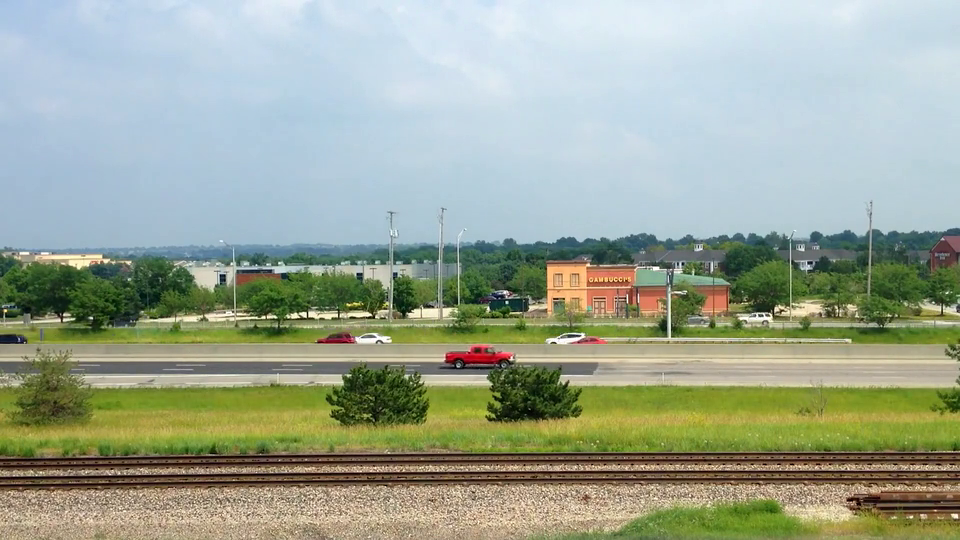
#> input picture frame 66 of video2.mp4, 960 x 540 px, given in place of video1.mp4, which was not available
$ python optical.py
#> lines starting #> are read from the running program, lines starting #| are printed output that depends on the picture; after the words box and inside, x2 and y2 are one past the last pixel; in counts of white or black regions, pixels touching at a corner belong together; pictures that were not available may be replaced by others from this repository, and a replacement may not be noted
import cv2
import numpy as np

# Open video
cap = cv2.VideoCapture("video1.mp4")

# Check if video opened correctly
if not cap.isOpened():
    print("Error opening video file")
    exit()

# Read first frame
ret, frame1 = cap.read()
#> frame1 is the input picture: shape (540, 960, 3); mean B, G, R 148.1, 165.9, 155.8

# Convert to grayscale
prvs = cv2.cvtColor(frame1, cv2.COLOR_BGR2GRAY)
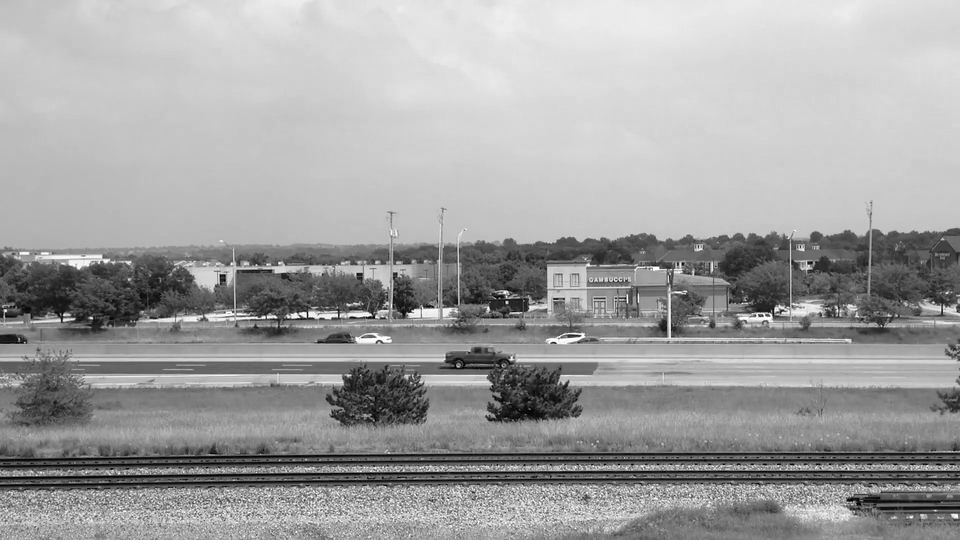
#> prvs: shape (540, 960); min 0, max 255, mean 160.8

# Create HSV image for visualization
hsv = np.zeros_like(frame1)
hsv[...,1] = 255   # full saturation

while True:

    ret, frame2 = cap.read()
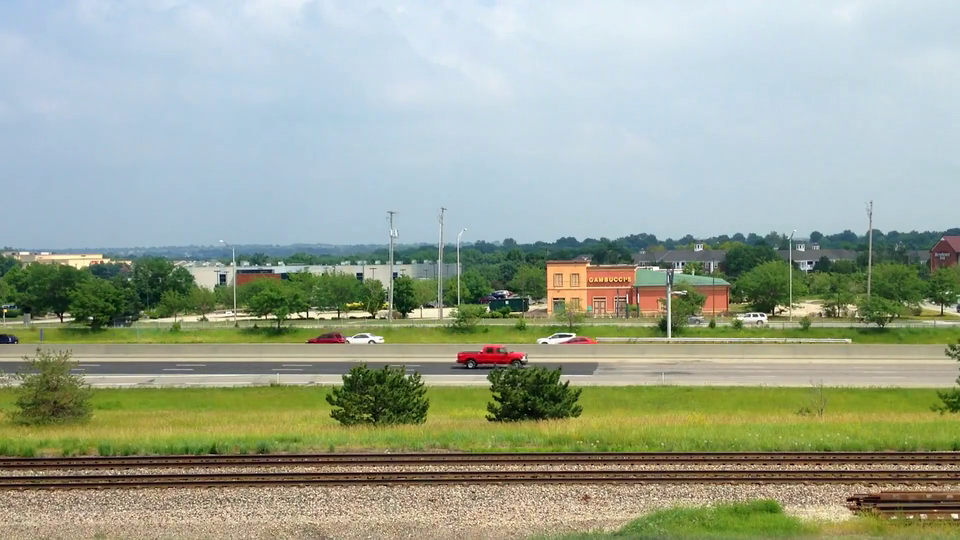
#> input picture frame 67 of video2.mp4, 960 x 540 px, given in place of video1.mp4, which was not available
#> frame2 is the input picture: shape (540, 960, 3); mean B, G, R 148.1, 166, 155.9

    if not ret:
        break

    # Convert frame to grayscale
    next = cv2.cvtColor(frame2, cv2.COLOR_BGR2GRAY)

    # Calculate optical flow
    flow = cv2.calcOpticalFlowFarneback(
        prvs, next,
        None,
        0.5,    # pyramid scale
        3,      # levels
        15,     # window size
        3,      # iterations
        5,      # poly_n
        1.2,    # poly_sigma
        0
    )

    # Convert flow vectors to magnitude and angle
    mag, ang = cv2.cartToPolar(flow[...,0], flow[...,1])
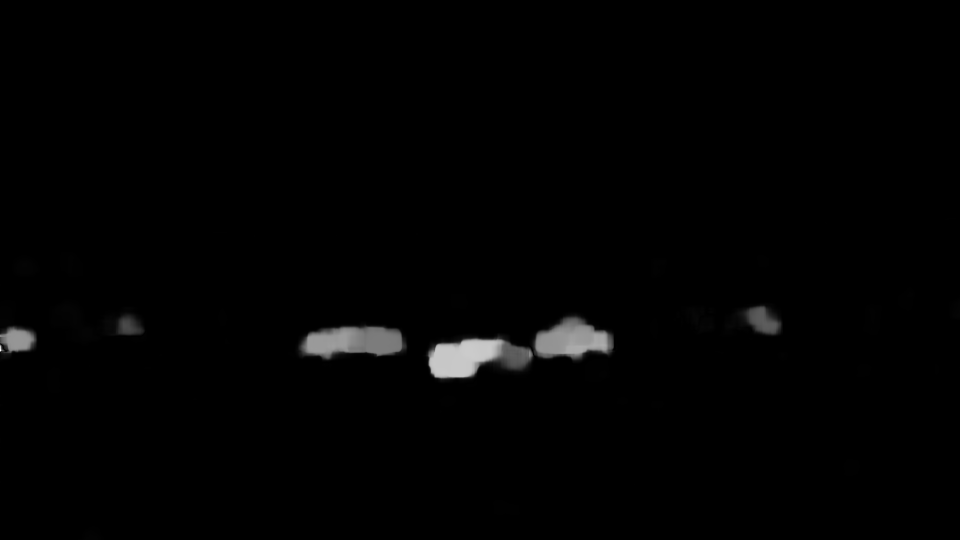
#> mag: shape (540, 960) float32; min 8.36e-13, max 15.32, mean 0.158; drawn with min black and max white
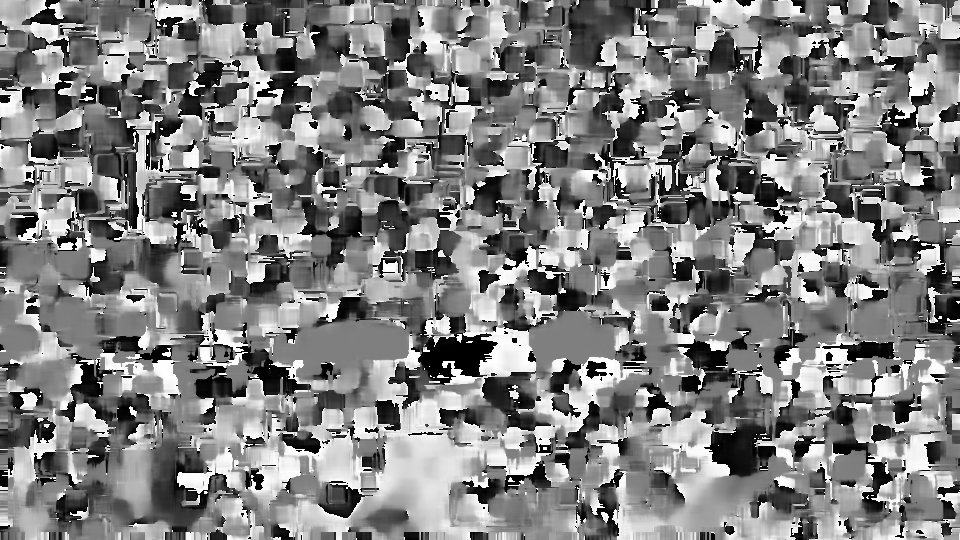
#> ang: shape (540, 960) float32; min 3.68e-06, max 6.28, mean 3.19; drawn with min black and max white

    # Encode direction as hue
    hsv[...,0] = ang * 180 / np.pi / 2
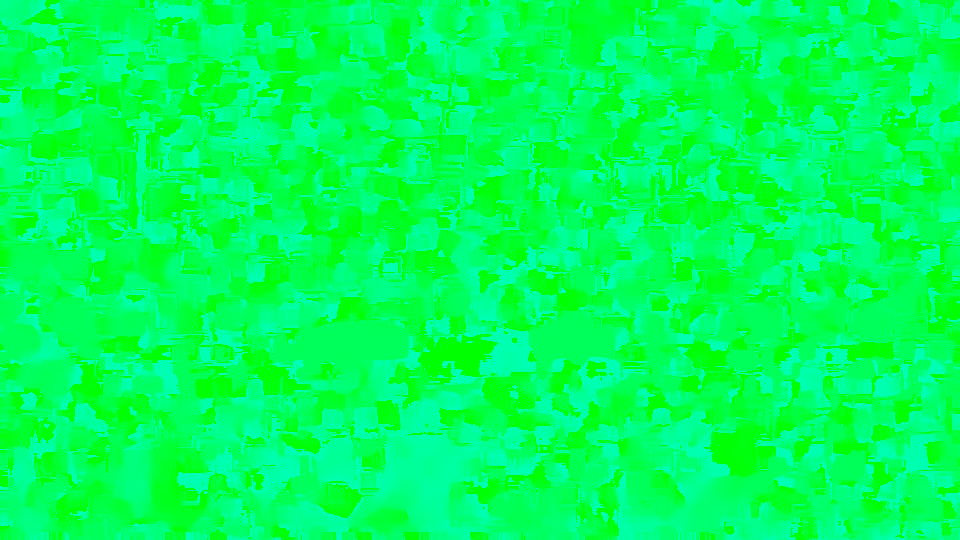
#> hsv: shape (540, 960, 3); mean of channels 0, 1, 2 90.8, 255, 0; drawn as B, G, R

    # Encode magnitude as brightness
    hsv[...,2] = cv2.normalize(mag, None, 0, 255, cv2.NORM_MINMAX)
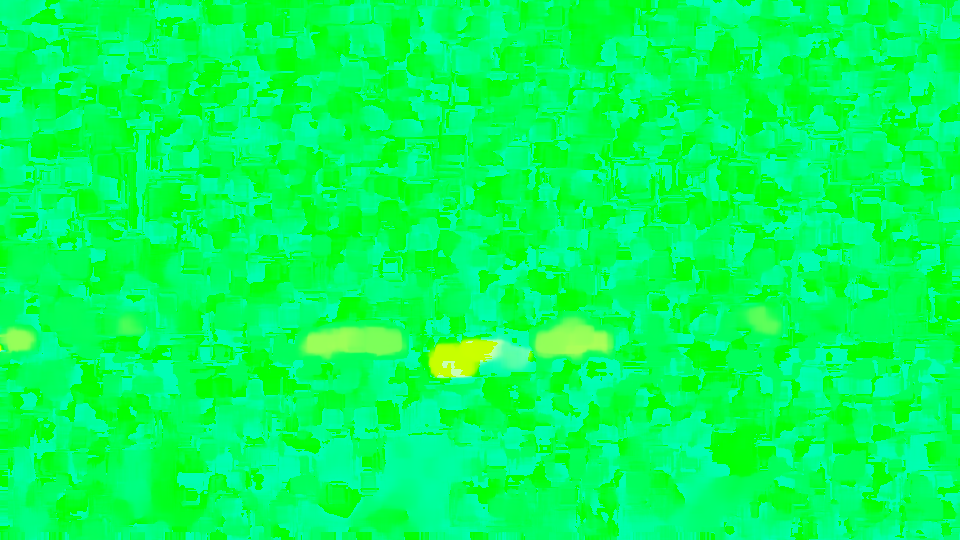
#> hsv: shape (540, 960, 3); 4.54% of pixels changed, all inside (x1, y1, x2, y2) = (0, 218, 960, 540); drawn as B, G, R

    # Convert HSV to BGR for display
    rgb = cv2.cvtColor(hsv, cv2.COLOR_HSV2BGR)

    # Show optical flow
    cv2.imshow('Optical Flow', rgb)

    # Press ESC to stop
    if cv2.waitKey(30) & 0xff == 27:
#> (key Esc is pressed here)
        break

    # Update previous frame
    prvs = next

# Release video
cap.release()

# Close windows
cv2.destroyAllWindows()

$ run again, starting later in the video
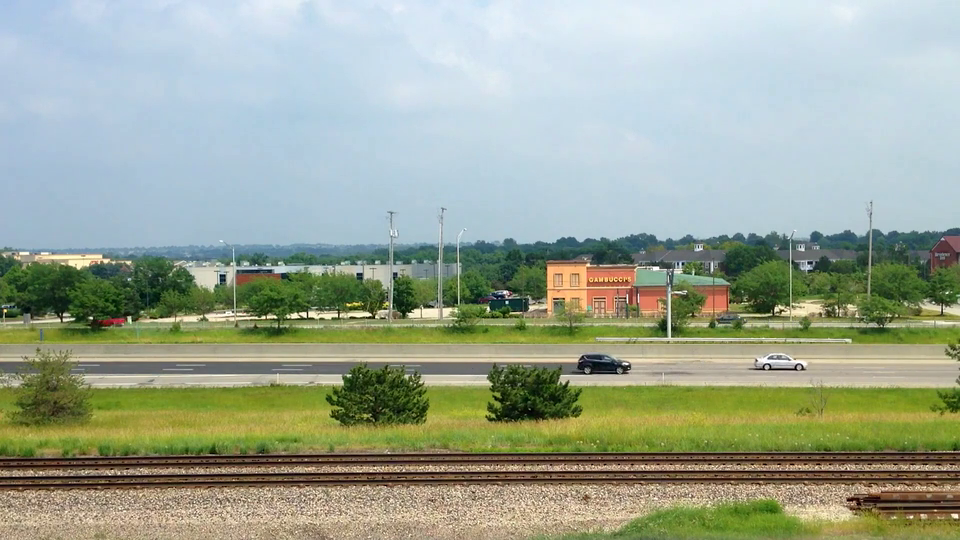
#> input picture frame 297 of video2.mp4, 960 x 540 px, given in place of video1.mp4, which was not available
#> frame1 is the input picture: shape (540, 960, 3); mean B, G, R 147.9, 166.2, 155.8
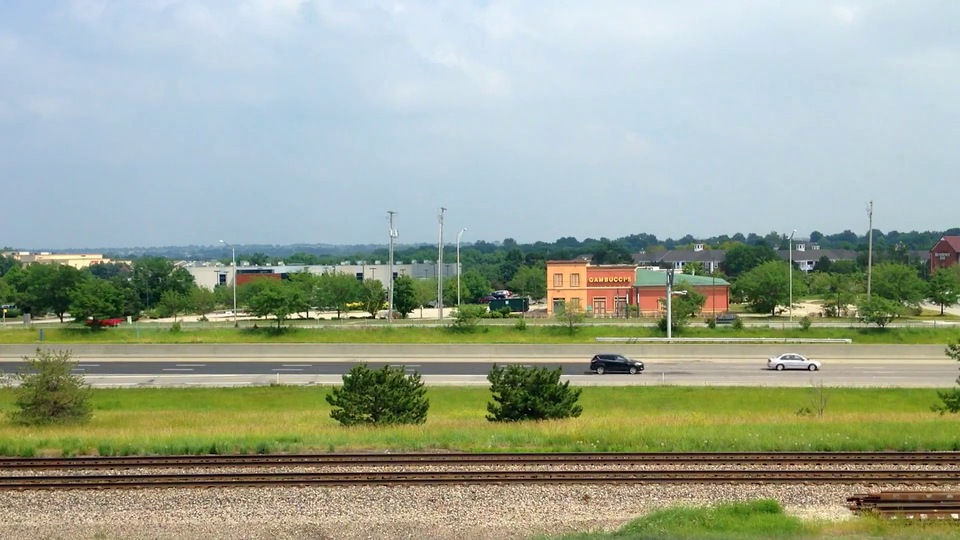
#> input picture frame 298 of video2.mp4, 960 x 540 px, given in place of video1.mp4, which was not available
#> frame2 is the input picture: shape (540, 960, 3); mean B, G, R 148, 166.1, 155.8
#> `hsv[...,2] = cv2.normalize(mag, None, 0, 255, cv2.NORM_MINMAX)`:
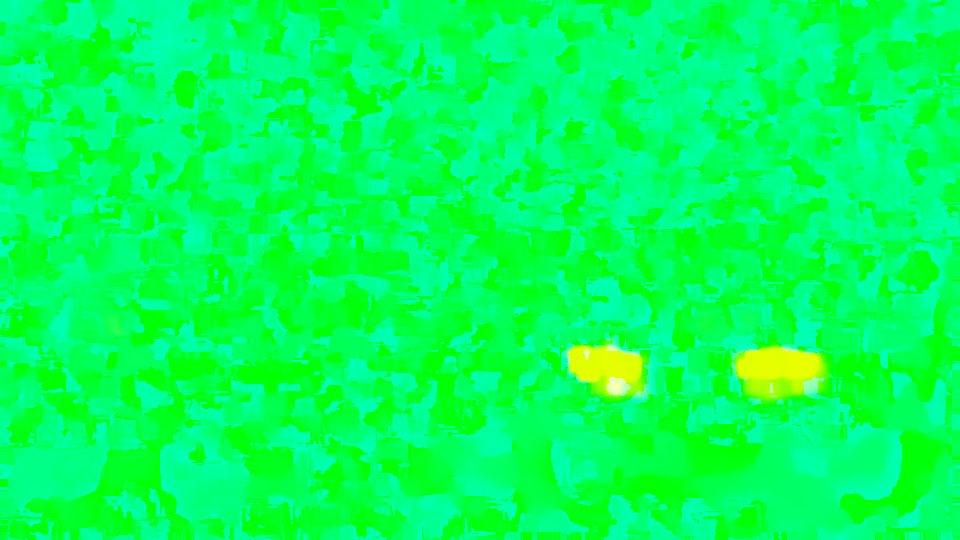
#> hsv: shape (540, 960, 3); mean of channels 0, 1, 2 90.1, 255, 2.9; drawn as B, G, R

$ run again, starting later in the video
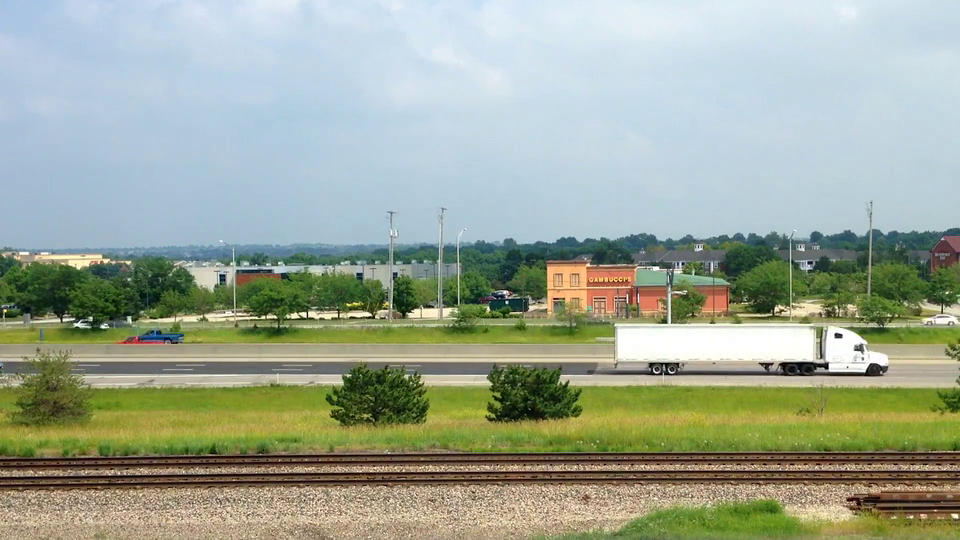
#> input picture frame 528 of video2.mp4, 960 x 540 px, given in place of video1.mp4, which was not available
#> frame1 is the input picture: shape (540, 960, 3); mean B, G, R 149.5, 166.8, 156.5
#> `hsv[...,2] = cv2.normalize(mag, None, 0, 255, cv2.NORM_MINMAX)`:
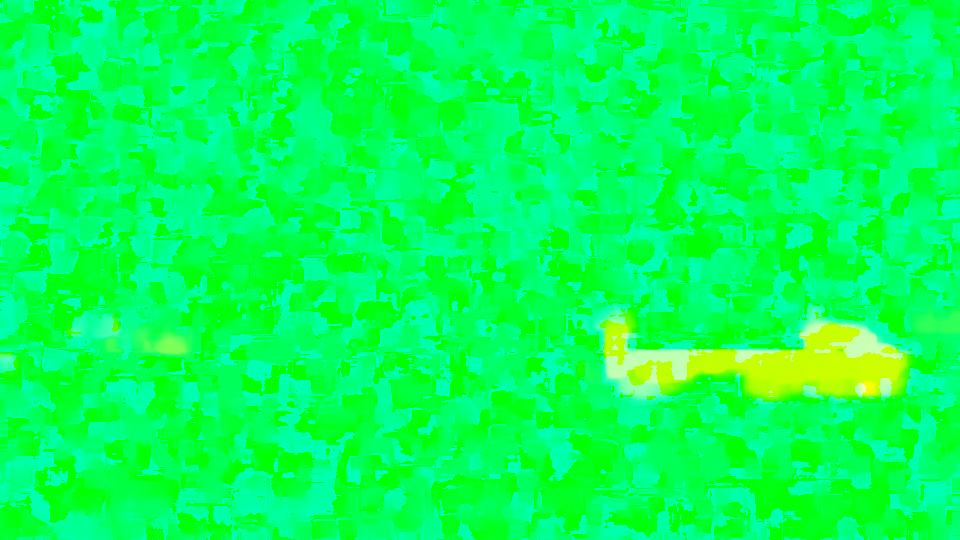
#> hsv: shape (540, 960, 3); mean of channels 0, 1, 2 87.8, 255, 6; drawn as B, G, R
#> `rgb = cv2.cvtColor(hsv, cv2.COLOR_HSV2BGR)`:
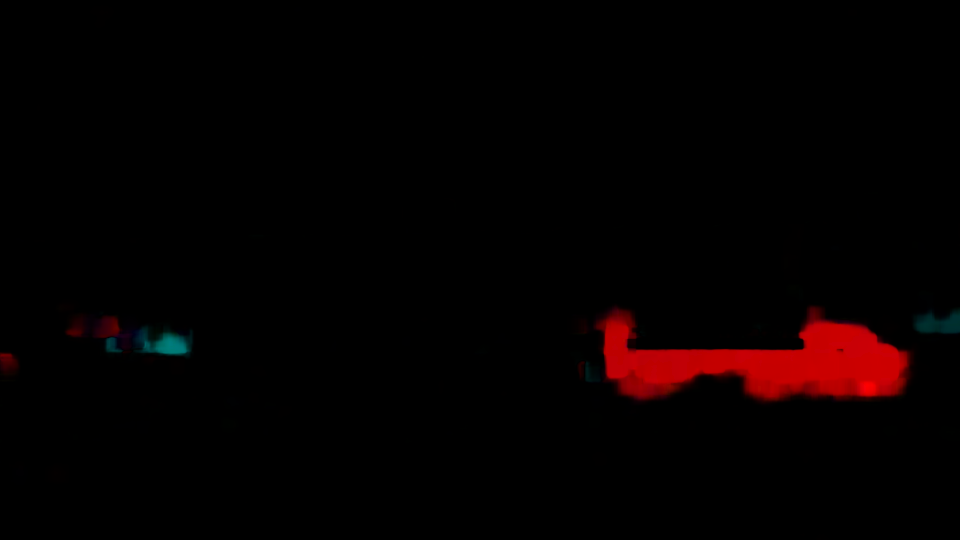
#> rgb: shape (540, 960, 3); mean B, G, R 0.3, 0.3, 5.8
